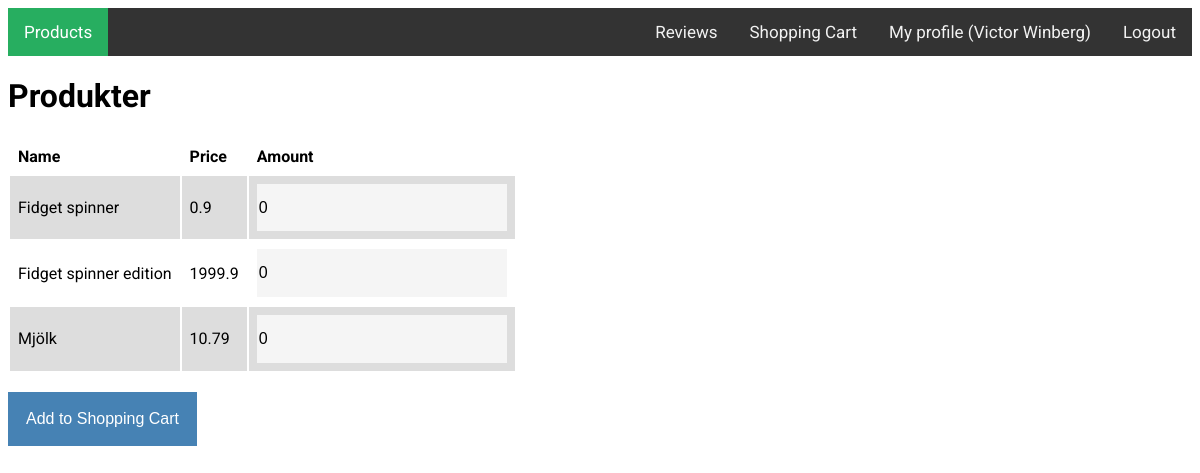
The page /store.php (signed in) on the database its author committed.
### tables this page shows
CREATE TABLE Items (
  id          INTEGER NOT NULL AUTO_INCREMENT,
  name        VARCHAR(255) NOT NULL UNIQUE,
  price       FLOAT NOT NULL,
  PRIMARY KEY (id)
);

### public_html/store.php (the view, shortened to what this page needs)
<?php
	require 'connect.php';
?>
<?php $items = $conn->query('SELECT * FROM Items'); ?>
<html>
	<?php require_once('header.php'); ?>
	<body>
		<?php require_once('navigationBar.php'); ?>
		<h1>Produkter</h1>
		<form method="post">
			<table>
				<tr>
					<th>Name</th>
					<th>Price</th>
					<th>Amount</th>
				</tr>
				<?php foreach($items as $item) { ?>
					<tr>
						<td><?= $item['name'] ?></td>
						<td><?= $item['price'] ?></td>
						<td><input type="number" min="0" name="itemIds[<?= $item['id'] ?>]" value=0></td>
					</tr>
				<?php } ?>
			</table>
			<br/>
			<button class="btn" type="submit" name="add">Add to Shopping Cart</button>
		</form>
	</body>
</html>

### public_html/css/index.css (style rules this page uses)
body { font-family: 'Roboto', 'Open Sans', sans-serif; }
td, th { text-align: left; padding: 0.5em; }
tr:nth-child(even) { background-color: #dddddd; }
input, textarea { text-align: inherit; background-color: WhiteSmoke; border: 2px solid transparent; font-size: 1em; font-weight: lighter; padding: 0.8em 0; width: 250px; }
.btn { border: 2px solid transparent; background: SteelBlue; color: white; font-size: 1em; padding: 1em; cursor: pointer; }

### rows shown on the page
items: name "Fidget spinner", price "0.9"
items: name "Fidget spinner edition", price "1999.9"
items: name "Mjölk", price "10.79"

### other values the page prints
$_SESSION['login_user']['name'] "Victor Winberg"
